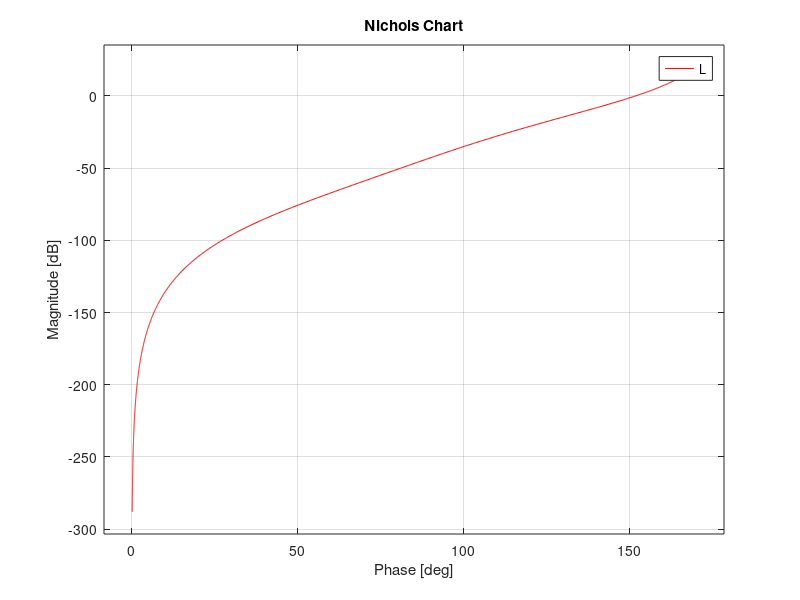

MATLAB code for this plot: (Note: this script raises an error after producing the figure.)
clear all;
close all;
clc;

s = tf('s');

%Data
tau = 0.5;
Ts = 0.1;
ovs = 0.1;
tr = 0.2;

% Plant
Gp = 1/(s*(tau*s+1)) * 1/(1+s*Ts/2);
p = 1;

% Controller design
Kp = dcgain(s^p*Gp);
R0 = 1;

zeta = abs(log(ovs))/sqrt(pi^2 + log(ovs)^2);
Tp = 1/(2*zeta*sqrt(1-zeta^2));
Sp = 2*zeta*sqrt(2+4*zeta^2+2*sqrt(1+8*zeta^2))/(sqrt(1+8*zeta^2)+4*zeta^2-1);

wc_des = 10;%1/(tr*sqrt(1-zeta^2))*(pi-acos(zeta))*sqrt(sqrt(1+4*zeta^4)-2*zeta^2);

%Kc sign
Kc = 1;
Gc = Kc/s;
L = Gc*Gp;

%figure, nyquist(L); %Controller is stabilizable

zd = wc_des/100;
Rz1 = (1+s/zd);

zd = wc_des/5;
Rz2 = (1+s/zd);

Kc = 4.6*10^(26.3/20);
Gc = Kc/s * (1+s/0.36) * (1+s/2) * 1/(s+50) ;
Ln = Gc*Gp;

figure, nichols(L,'r-'),hold on, myngridst(Tp,Sp),nichols(Ln,'b-');

Tn = Ln/(1+Ln);
figure,step(Tn),grid on;

